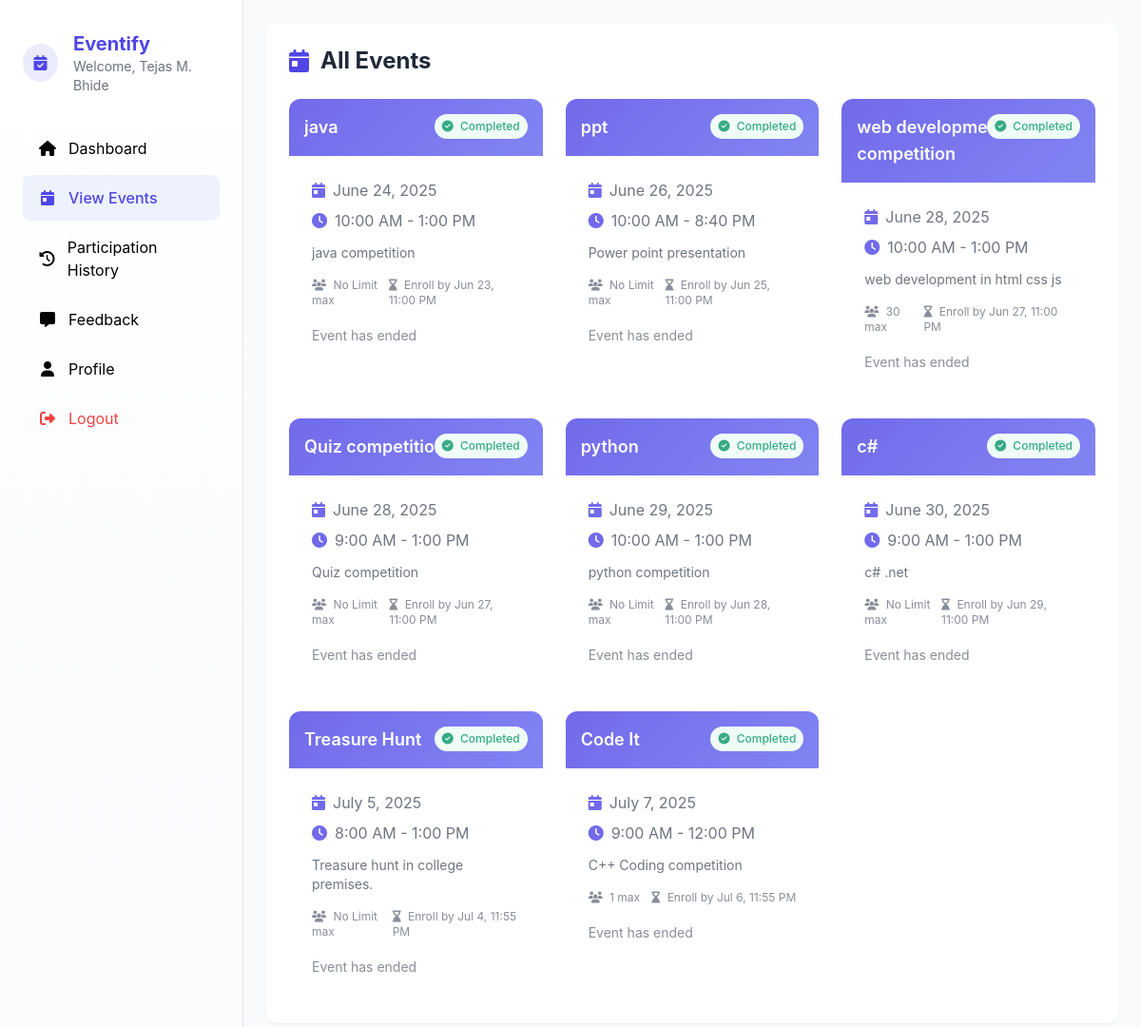
The page /events.php (signed in) on the database its author committed.
### tables this page shows
CREATE TABLE `events` (
  `event_id` int(11) NOT NULL,
  `event_title` varchar(150) NOT NULL,
  `event_description` text NOT NULL,
  `event_date` date NOT NULL,
  `event_time` time NOT NULL,
  `event_end_time` time NOT NULL,
  `max_participants` int(11) DEFAULT NULL,
  `enrollment_deadline` datetime DEFAULT NULL,
  `department_id` int(11) DEFAULT NULL,
  `created_at` timestamp NOT NULL DEFAULT current_timestamp(),
  `notified` tinyint(1) DEFAULT 0
);

### events.php (the view, shortened to what this page needs)
<?php
require_once '../includes/db.php';
$student_id = $_SESSION['student_id'];
$student_name = $_SESSION['student_name'];
$stmt = $pdo->prepare("SELECT * FROM events WHERE department_id = (SELECT department_id FROM students WHERE student_id = ?) ORDER BY event_date ASC");
$stmt->execute([$student_id]);
$events = $stmt->fetchAll();
?>
<!DOCTYPE html>
<html lang="en">
<head>
  <script src="https://cdn.tailwindcss.com"></script>
  <link rel="stylesheet" href="https://cdnjs.cloudflare.com/ajax/libs/font-awesome/6.4.0/css/all.min.css">
</head>
<body class="min-h-screen">
  <div class="flex">
    <aside id="sidebar"
      class="sidebar w-64 px-6 py-8 fixed top-0 left-0 z-50 h-full transform -translate-x-full md:translate-x-0 transition-transform duration-200 ease-in-out">
      <div class="mb-8 flex items-center">
        <div class="event-icon">
          <i class="fas fa-calendar-check"></i>
        </div>
        <div>
          <h2 class="text-xl font-bold text-indigo-600">Eventify</h2>
          <p class="text-sm text-gray-500">Welcome, <?= htmlspecialchars($student_name) ?></p>
        </div>
      </div>
      <nav class="sidebar-nav space-y-1">
        <a href="dashboard.php" class="hover:text-indigo-600">
          <i class="fas fa-home"></i> Dashboard
        </a>
        <a href="events.php" class="active">
          <i class="fas fa-calendar-day"></i> View Events
        </a>
        <a href="history.php" class="hover:text-indigo-600">
          <i class="fas fa-history"></i> Participation History
        </a>
        <a href="feedback.php" class="hover:text-indigo-600">
          <i class="fas fa-comment-alt"></i> Feedback
        </a>
        <a href="profile.php" class="hover:text-indigo-600">
          <i class="fas fa-user"></i> Profile
        </a>
        <a href="logout.php" class="text-red-500 hover:text-red-600 mt-4">
          <i class="fas fa-sign-out-alt"></i> Logout
        </a>
      </nav>
    </aside>
    <main class="flex-1 md:ml-64 p-6">
      <div class="max-w-7xl mx-auto">
        <div class="bg-white rounded-xl shadow-sm p-6 mb-6">
          <div class="flex items-center justify-between mb-6">
            <h1 class="text-2xl font-bold text-gray-800 flex items-center">
              <i class="fas fa-calendar-day text-indigo-600 mr-3"></i> All Events
            </h1>
          </div>
          <?php if (count($events) > 0): ?>
            <div class="grid gap-6 sm:grid-cols-2 lg:grid-cols-3">
              <?php foreach ($events as $event):
                $isCompleted = strtotime($event['event_date'] . ' ' . $event['event_end_time']) < time();
                $isEnrollmentClosed = strtotime($event['enrollment_deadline']) < time();
                ?>
                <div class="card <?= $isCompleted ? 'opacity-80' : '' ?>">
                  <div class="card-header">
                    <h3 class="text-lg font-semibold"><?= htmlspecialchars($event['event_title']) ?></h3>
                  </div>
                  <div class="card-body">
                    <?php if ($isCompleted): ?>
                      <span class="event-status completed">
                        <i class="fas fa-check-circle mr-1"></i> Completed
                      </span>
                    <?php elseif ($isEnrollmentClosed): ?>
                      <span class="event-status enrollment-closed">
                        <i class="fas fa-clock mr-1"></i> Enrollment Closed
                      </span>
                    <?php endif; ?>
                    <div class="event-detail">
                      <i class="fas fa-calendar-day"></i>
                      <span><?= date('F j, Y', strtotime($event['event_date'])) ?></span>
                    </div>
                    <div class="event-detail">
                      <i class="fas fa-clock"></i>
                      <span><?= date('g:i A', strtotime($event['event_time'])) ?> - <?= date('g:i A', strtotime($event['event_end_time'])) ?></span>
                    </div>
                    <p class="text-gray-600 text-sm mb-4 mt-3"><?= htmlspecialchars($event['event_description']) ?></p>
                    <div class="flex justify-between items-center text-xs text-gray-500">
                      <div>
                        <i class="fas fa-users mr-1"></i>
                        <span><?= $event['max_participants'] ?? 'No Limit' ?> max</span>
                      </div>
                      <div>
                        <i class="fas fa-hourglass-end mr-1"></i>
                        <span>Enroll by <?= date('M j, g:i A', strtotime($event['enrollment_deadline'])) ?></span>
                      </div>
                    </div>
                    <div class="mt-4">
                      <?php if ($isCompleted): ?>
                        <span class="text-sm text-gray-500">Event has ended</span>
                      <?php elseif ($isEnrollmentClosed): ?>
                        <span class="text-sm text-orange-500">Enrollment closed</span>
                      <?php endif; ?>
                    </div>
                  </div>
                </div>
              <?php endforeach; ?>
            </div>
          <?php endif; ?>
        </div>
      </div>
    </main>
  </div>
</body>
</html>

### events.php (style rules this page uses)
:root { --primary: #4f46e5; --primary-light: #6366f1; --primary-dark: #4338ca; }
body { background-color: #f8fafc; font-family: 'Inter', -apple-system, BlinkMacSystemFont, sans-serif; }
.sidebar { min-height: 100vh; background: linear-gradient(180deg, #ffffff 0%, #f9fafb 100%); border-right: 1px solid #e2e8f0; }
.sidebar-nav a { display: flex; align-items: center; padding: 0.75rem 1rem; border-radius: 0.5rem; transition: all 0.2s ease; }
.sidebar-nav a.active { background-color: #eef2ff; color: var(--primary); font-weight: 500; }
.sidebar-nav a i { margin-right: 0.75rem; width: 1.25rem; text-align: center; }
.card { transition: all 0.3s cubic-bezier(0.4, 0, 0.2, 1); border-radius: 0.75rem; overflow: hidden; background: white; position: relative; }
.card-header { background: linear-gradient(135deg, var(--primary), var(--primary-light)); color: white; padding: 1rem; }
.card-body { padding: 1.5rem; }
.event-status { position: absolute; top: 1rem; right: 1rem; padding: 0.25rem 0.5rem; border-radius: 9999px; font-size: 0.75rem; font-weight: 500; }
.completed { background-color: #ecfdf5; color: #059669; }
.event-icon { width: 2.5rem; height: 2.5rem; border-radius: 50%; background: rgba(79, 70, 229, 0.1); display: flex; align-items: center; justify-content: center; color: var(--primary); margin-right: 1rem; }
.event-detail { display: flex; align-items: center; margin-bottom: 0.5rem; color: #4b5563; }
.event-detail i { margin-right: 0.5rem; color: var(--primary); }

### rows shown on the page
events: event_title "java", shows "Completed", event_date "June 24, 2025", event_time "10:00 AM", event_end_time "1:00 PM", event_description "java competition", max_participants "No Limit", enrollment_deadline "Jun 23, 11:00 PM", shows "Event has ended"
events: event_title "ppt", shows "Completed", event_date "June 26, 2025", event_time "10:00 AM", event_end_time "8:40 PM", event_description "Power point presentation", max_participants "No Limit", enrollment_deadline "Jun 25, 11:00 PM", shows "Event has ended"
events: event_title "web development competition", shows "Completed", event_date "June 28, 2025", event_time "10:00 AM", event_end_time "1:00 PM", event_description "web development in html css js", max_participants "30", enrollment_deadline "Jun 27, 11:00 PM", shows "Event has ended"
events: event_title "Quiz competition", shows "Completed", event_date "June 28, 2025", event_time "9:00 AM", event_end_time "1:00 PM", event_description "Quiz competition", max_participants "No Limit", enrollment_deadline "Jun 27, 11:00 PM", shows "Event has ended"
events: event_title "python", shows "Completed", event_date "June 29, 2025", event_time "10:00 AM", event_end_time "1:00 PM", event_description "python competition", max_participants "No Limit", enrollment_deadline "Jun 28, 11:00 PM", shows "Event has ended"
events: event_title "c#", shows "Completed", event_date "June 30, 2025", event_time "9:00 AM", event_end_time "1:00 PM", event_description "c# .net", max_participants "No Limit", enrollment_deadline "Jun 29, 11:00 PM", shows "Event has ended"
events: event_title "Treasure Hunt", shows "Completed", event_date "July 5, 2025", event_time "8:00 AM", event_end_time "1:00 PM", event_description "Treasure hunt in college premises.", max_participants "No Limit", enrollment_deadline "Jul 4, 11:55 PM", shows "Event has ended"
events: event_title "Code It", shows "Completed", event_date "July 7, 2025", event_time "9:00 AM", event_end_time "12:00 PM", event_description "C++ Coding competition", max_participants "1", enrollment_deadline "Jul 6, 11:55 PM", shows "Event has ended"

### other values the page prints
$student_name "Tejas M. Bhide"
